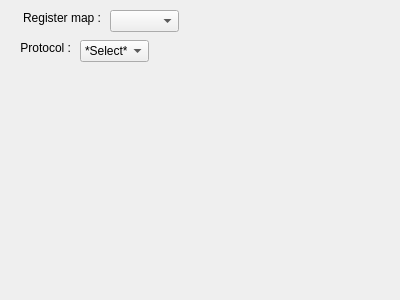
<?xml version="1.0" encoding="UTF-8"?>
<ui version="4.0">
 <class>NewProtocolWizard</class>
 <widget class="QDialog" name="NewProtocolWizard">
  <property name="geometry">
   <rect>
    <x>0</x>
    <y>0</y>
    <width>400</width>
    <height>300</height>
   </rect>
  </property>
  <property name="windowTitle">
   <string>Dialog</string>
  </property>
  <widget class="QComboBox" name="comboBox">
   <property name="geometry">
    <rect>
     <x>80</x>
     <y>40</y>
     <width>69</width>
     <height>22</height>
    </rect>
   </property>
   <item>
    <property name="text">
     <string>*Select*</string>
    </property>
   </item>
   <item>
    <property name="text">
     <string>bi-phase</string>
    </property>
   </item>
   <item>
    <property name="text">
     <string>STI</string>
    </property>
   </item>
   <item>
    <property name="text">
     <string>PSI5</string>
    </property>
   </item>
   <item>
    <property name="text">
     <string>I2C</string>
    </property>
   </item>
   <item>
    <property name="text">
     <string>SPI</string>
    </property>
   </item>
  </widget>
  <widget class="QLabel" name="label">
   <property name="geometry">
    <rect>
     <x>10</x>
     <y>40</y>
     <width>61</width>
     <height>16</height>
    </rect>
   </property>
   <property name="text">
    <string>Protocol :</string>
   </property>
   <property name="alignment">
    <set>Qt::AlignRight|Qt::AlignTrailing|Qt::AlignVCenter</set>
   </property>
  </widget>
  <widget class="QLabel" name="label_2">
   <property name="geometry">
    <rect>
     <x>10</x>
     <y>10</y>
     <width>91</width>
     <height>16</height>
    </rect>
   </property>
   <property name="text">
    <string>Register map :</string>
   </property>
   <property name="alignment">
    <set>Qt::AlignRight|Qt::AlignTrailing|Qt::AlignVCenter</set>
   </property>
  </widget>
  <widget class="QComboBox" name="comboBox_2">
   <property name="geometry">
    <rect>
     <x>110</x>
     <y>10</y>
     <width>69</width>
     <height>22</height>
    </rect>
   </property>
  </widget>
 </widget>
 <resources/>
 <connections/>
</ui>
